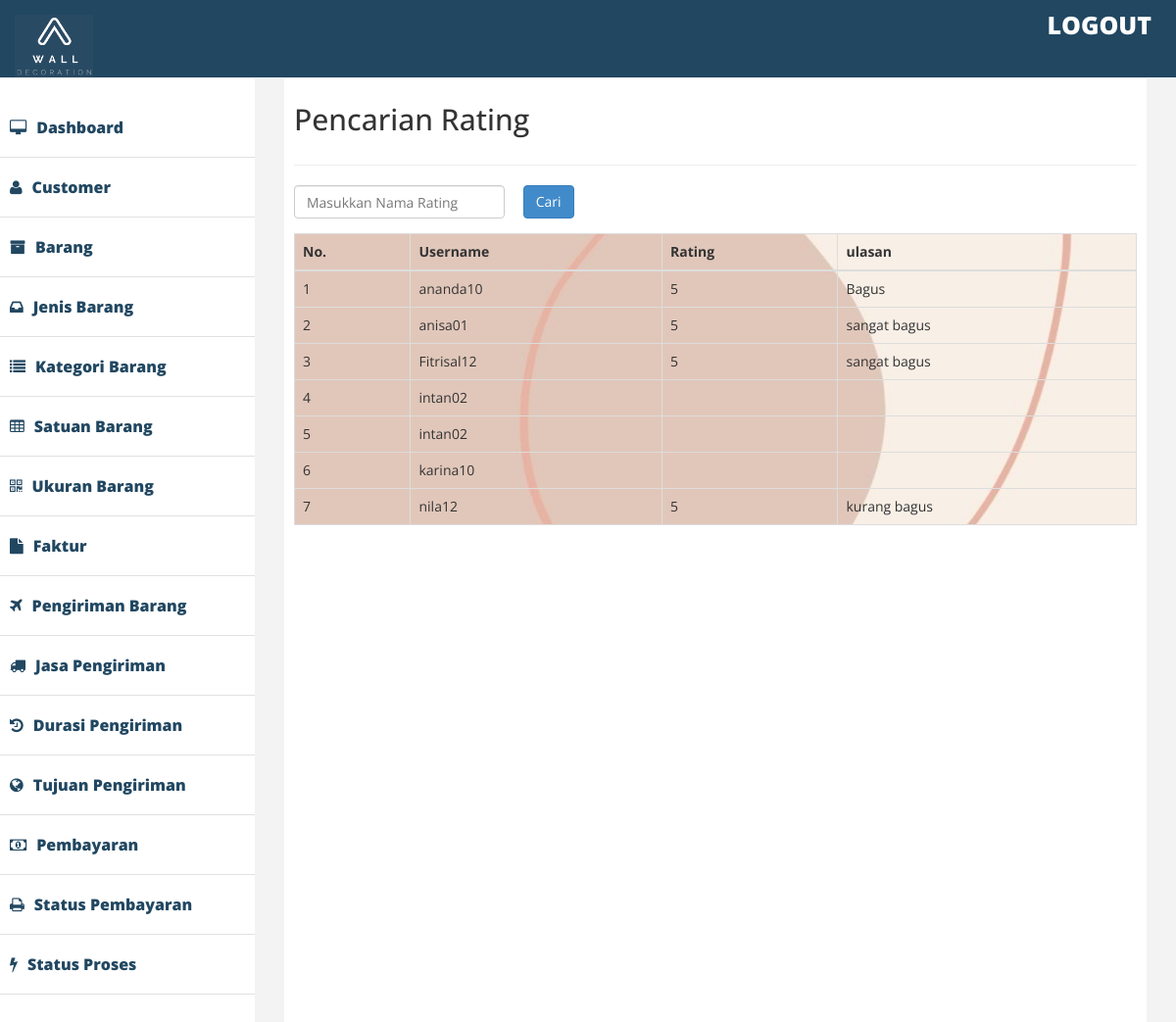
Page /admin/index2.php?halaman=rating2 on the committed database.
### tables this page shows
CREATE TABLE `faktur` (
  `id_faktur` varchar(20) NOT NULL,
  `tgl_beli` date NOT NULL,
  `total` int(11) NOT NULL,
  `username` varchar(11) NOT NULL,
  `id_pengiriman` varchar(11) NOT NULL,
  `id_bayar` varchar(11) NOT NULL,
  `id_statbayar` varchar(11) NOT NULL,
  `id_statproses` varchar(11) NOT NULL,
  `penilaian_produk` varchar(500) NOT NULL,
  `bintang` varchar(10) NOT NULL,
  `bukti_pembayaran` varchar(100) NOT NULL,
  `tanggal_pembayaran` varchar(20) NOT NULL,
  `no_resi` varchar(20) NOT NULL
);

### admin/rating2.php (the view, shortened to what this page needs)
<div class="row">
    <div class="col-lg-12">
        <h2>Pencarian Rating</h2>
</div>
    </div>
<hr />
<form class="form-horizontal" role="search" method="post" action="index2.php?halaman=pencarianrating2">
		<div class="col-md-3">
		<div class="form-group">
				<input type="text" class="form-control" name="keyword" placeholder="Masukkan Nama Rating" autofocus autocomplete="off">
			</div>
		</div>
		<div class="col-md-2">
			<button class="btn btn-primary" name="cari">Cari</button>
		</div>
</form>
<table class="table table-bordered "background="img.jpg">
	<thead>
		<tr>
			<th> No. </th>
			<th> Username </th>
			<th> Rating </th>
			<th> ulasan </th>
		</tr>
	</thead>
	<tbody>
		<?php $nomor=1;?>
		<?php $ambil=$koneksi->query("SELECT*FROM faktur
		");?>
		<?php while($pecah=$ambil->fetch_assoc()){?>
		<tr>
			<td><?php echo $nomor; ?></td>
			<td> <?php echo $pecah['username']; ?></td>
			<td><?php echo $pecah['bintang']; ?></td>
			<td><?php echo $pecah['penilaian_produk']; ?></td>
		</tr>
		<?php $nomor++; ?>
		<?php } ?>
	</tbody>
</table>

### admin/assets/css/custom.css (style rules this page uses)
body { font-family: 'Open Sans', sans-serif; line-height:30px; }

### rows in the picture
faktur: username "ananda10", bintang "5", penilaian_produk "Bagus"
faktur: username "anisa01", bintang "5", penilaian_produk "sangat bagus"
faktur: username "Fitrisal12", bintang "5", penilaian_produk "sangat bagus"
faktur: username "intan02"
faktur: username "intan02"
faktur: username "karina10"
faktur: username "nila12", bintang "5", penilaian_produk "kurang bagus"
